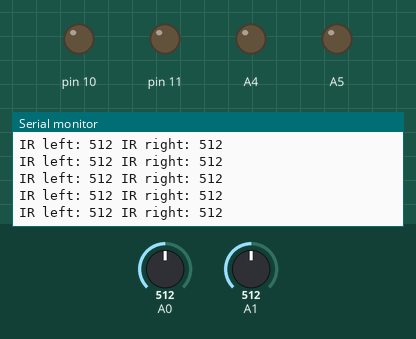
The sketch below on a simulated Arduino Uno, built with avr-gcc and run on an emulated ATmega328P. On the bench: output pins drawn as LEDs (lit = HIGH), the last lines printed to the serial monitor. The test bench sets the inputs (shaded band); at power-on: A0 = 512, A1 = 512.

Above: at 1.2 s.
1.3 s: A0 set to 11
At 2.4 s:
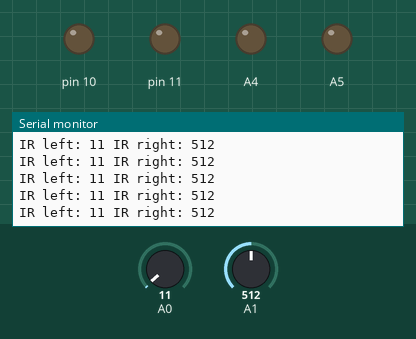
4.3 s: A0 set to 8
At 5.4 s:
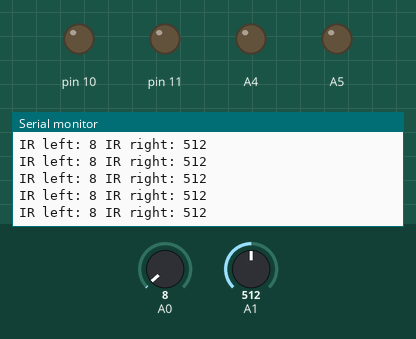
7.3 s: A1 set to 107
At 8.0 s:
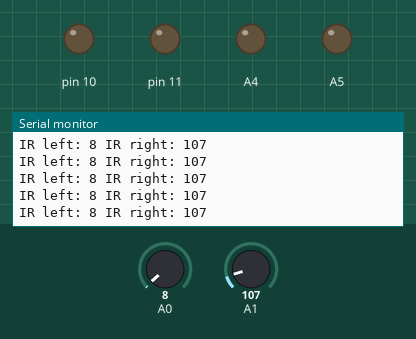
10.3 s: A1 set to 94
At 11.4 s:
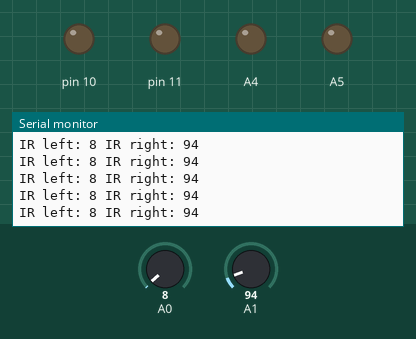
Timing chart, 0 to 12.8 s (numbered marks = the images above; inputs shaded):
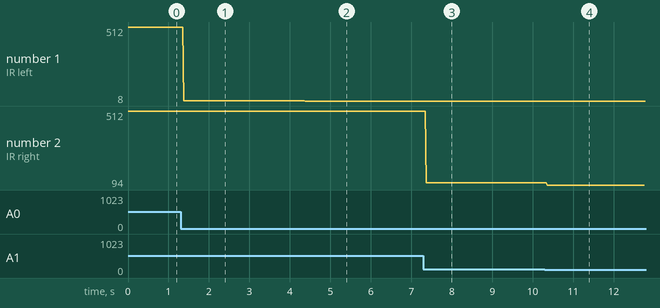

The sketch:

boilerplate.ino
```cpp
#include <Arduino.h>
// // #include <NewPing.h>

// use this function to verify that your arduino works
// the orange LED should flash when you upload

// void setup() {
//   Serial.begin(9600);
//   // Initialize the built-in LED pin as an output
//   pinMode(LED_BUILTIN, OUTPUT);
// }

// void loop() {
//   // Turn the built-in LED on
//   digitalWrite(LED_BUILTIN, HIGH);
//   delay(200); // Wait for 1 second (1000 milliseconds)

//   // Turn the built-in LED off
//   digitalWrite(LED_BUILTIN, LOW);
//   delay(200); // Wait for 1 second (1000 milliseconds)
// }


// this code follows an object-oriented paradigm where the robot
// is stored in the code as a class containing attributes
// (pin numbers and speed) and methods to turn left for instance


// define the robot class
class Robot {

public:
  // Define the pin numbers for the IR sensors
  const int  irAnalogSensorLeft;
  const int irAnalogSensorRight;

  // Define the pin numbers for the ultrasonic sensor
  // const int

  const int speed; // Define the motor speed

  // Define the motor pin mappings
  const int motorLeftPinForward;
  const int motorLeftPinBack;
  const int motorRightPinForward;
  const int motorRightPinBack;

  // you may find the logic varies per challenge, therefore
  // this variable will tell the robot which challenge you are running
  const int challengeNumber;

  // Constructor
  // here you enter the pin names for each of the functions, order matters!
  Robot(int irLeft, int irRight, int mLf, int mLb, int mRf, int mRb, int speed, int challenge):
        irAnalogSensorLeft(irLeft),
        irAnalogSensorRight(irRight),
        motorLeftPinForward(mLf),
        motorLeftPinBack(mLb),
        motorRightPinForward(mRf),
        motorRightPinBack(mRb),
        speed(speed),
        challengeNumber(challenge)
  {}


  void forward() {
    analogWrite(motorLeftPinForward, speed);
    analogWrite(motorLeftPinBack, 0);
    analogWrite(motorRightPinForward, 0);
    analogWrite(motorRightPinBack, speed);

    // Serial.print("forward\n");
  }

  void reverse() {
    analogWrite(motorLeftPinForward, 0);
    analogWrite(motorLeftPinBack, speed);
    analogWrite(motorRightPinForward, speed);
    analogWrite(motorRightPinBack, 0);
    // Serial.print("backwards\n");
  }

  void turn_right() {
    analogWrite(motorLeftPinForward, speed);
    analogWrite(motorLeftPinBack, 0);
    analogWrite(motorRightPinForward, 0);
    analogWrite(motorRightPinBack, 0);
    // Serial.print("right\n");
  }

  void turn_left() {
    analogWrite(motorLeftPinForward, 0);
    analogWrite(motorLeftPinBack, 0);
    analogWrite(motorRightPinForward, 0);
    analogWrite(motorRightPinBack, speed);
    // Serial.print("left\n");

  }

  void stop() {
    analogWrite(motorLeftPinForward, 0);
    analogWrite(motorLeftPinBack, 0);
    analogWrite(motorRightPinForward, 0);
    analogWrite(motorRightPinBack, 0);
    // Serial.print("stop\n");
  }

// this function returns the values read by the IR sensor and may be useful to you
  int getIntensity(int irAnalogPin) {
    int intensity = analogRead(irAnalogPin);
    Serial.print(intensity);
    return intensity;
  }

// this function returns the cm distance of an obstacle and returns the value as
// a number, you may find this useful
//   bool obstacleDistance() {
//   int distance = sonar.ping_cm();
//   // Serial.println(distance);
//   return (distance);
// }
};


// what we did here is create a robot object that will be used throughout the program
Robot robot(A0, A1, 10, 11, A4, A5, 100, 1);

// here we create a an object that will interact with the sonar sensor
// the first two values are the pin numbers and the third is the max detection distance in cm
// the documentation for the sonar is here: https://bitbucket.org/teckel12/arduino-new-ping/wiki/Home
// NewPing sonar(12,13,50);

void setup() {
  Serial.begin(9600);

  // Set the IR sensor pins as input
  pinMode(robot.irAnalogSensorLeft, INPUT);
  pinMode(robot.irAnalogSensorRight, INPUT);

  // Set the motor control pins as output
  pinMode(robot.motorLeftPinForward, OUTPUT);
  pinMode(robot.motorLeftPinBack, OUTPUT);
  pinMode(robot.motorRightPinForward, OUTPUT);
  pinMode(robot.motorRightPinBack, OUTPUT);
}

void loop() {
  // these debugging statements may be useful to you
  // view this output in serial monitor (control + shift + M)
  Serial.print("IR left: ");
  int intensity1 = robot.getIntensity(robot.irAnalogSensorLeft);
  Serial.print(" IR right: ");
  int intensity2 = robot.getIntensity(robot.irAnalogSensorRight);
  Serial.print("\n");

// as you can see I accessed the challengeNumber property of the robot to find
// which logic to run, you may find that the logic is the same for both challenges
// // but hint: it is not
// if (robot.challengeNumber == 1){
//     // basic control flow to steer device (logic left as an exercise to teams)
//     // if (condition0){
//     //   robot.forward();
//     // }
//     // elif (condition1){
//     //   robot.turn_left();
//     // }
//     // elif (condition2){
//     //   robot.turn_right();
//     // }
//     // elif (condition3){
//     //   robot.reverse();
//     // }
//     // else {
//     //   robot.stop();
//     // }
//     continue;
//   } elif (robot.challengeNumber == 2){
//         if (condition4){
//         robot.forward();
//       }
//       elif (condition5){
//         robot.turn_left();
//       }
//       elif (condition6){
//         robot.turn_right();
//       }
//       elif (condition7){
//         robot.reverse();
//       }
//       elif (condition8) {
//         robot.stop();
//       }
//   }
}
```

Measured:
- after the input at 1.3 s, the serial monitor: prints a new line after 0.08 s (image 1)
- after the input at 4.3 s, the serial monitor: prints a new line after 0.08 s (image 2)
- after the input at 7.3 s, the serial monitor: prints a new line after 0.07 s (image 3)
- after the input at 10.3 s, the serial monitor: prints a new line after 0.06 s (image 4)
- plotted number 1: 512 → 11 after the input at 1.3 s, 11 → 8 after the input at 4.3 s
- plotted number 2: 512 → 107 after the input at 7.3 s, 107 → 94 after the input at 10.3 s
